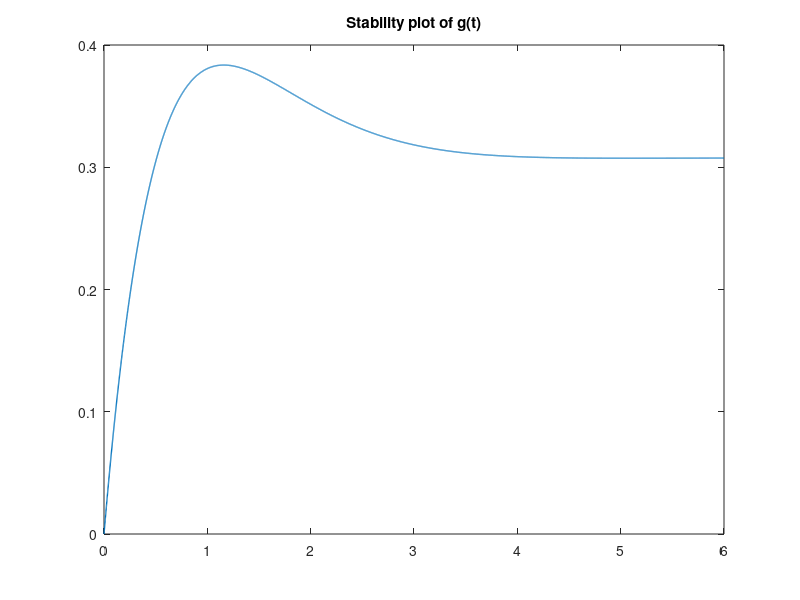
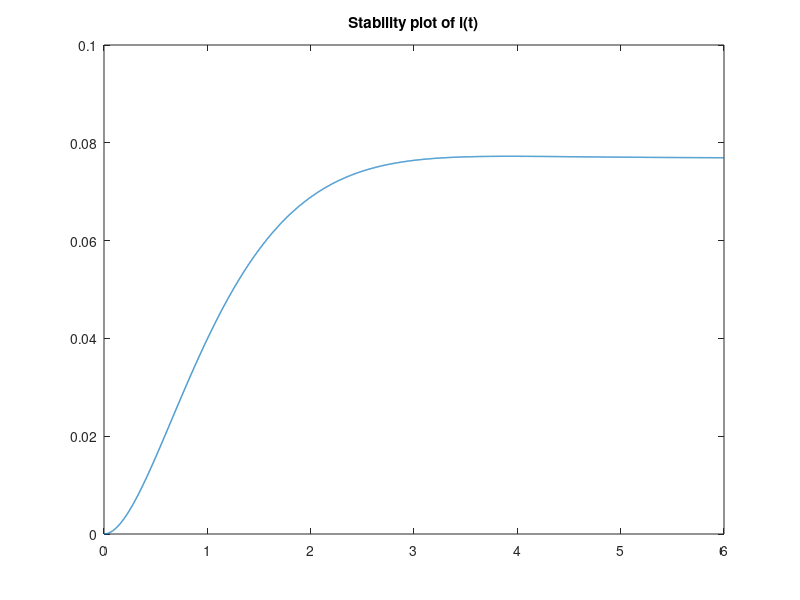

Reproduce these figures in MATLAB, in order.
t = 0:0.001:6;

%Substituting the equations obtained for g(t) and i(t)
g_t = -(4/13).*(exp((-1.4).*t).*cos((0.8).*t)) + (37/52).*(exp((-1.4).*t).*sin((0.8).*t)) + 4/13;
i_t = -(1/13).*(exp((-1.4).*t).*cos((0.8).*t)) - (7/52).*(exp((-1.4).*t).*sin((0.8).*t)) + 1/13;
figure(1);
plot(t,g_t,'LineWidth',1)
axis([0 6 0 0.4]);
title('Stability plot of g(t)');

figure(2);
plot(t,i_t,'LineWidth',1)
title('Stability plot of i(t)');
axis([0 6 0 0.1]);